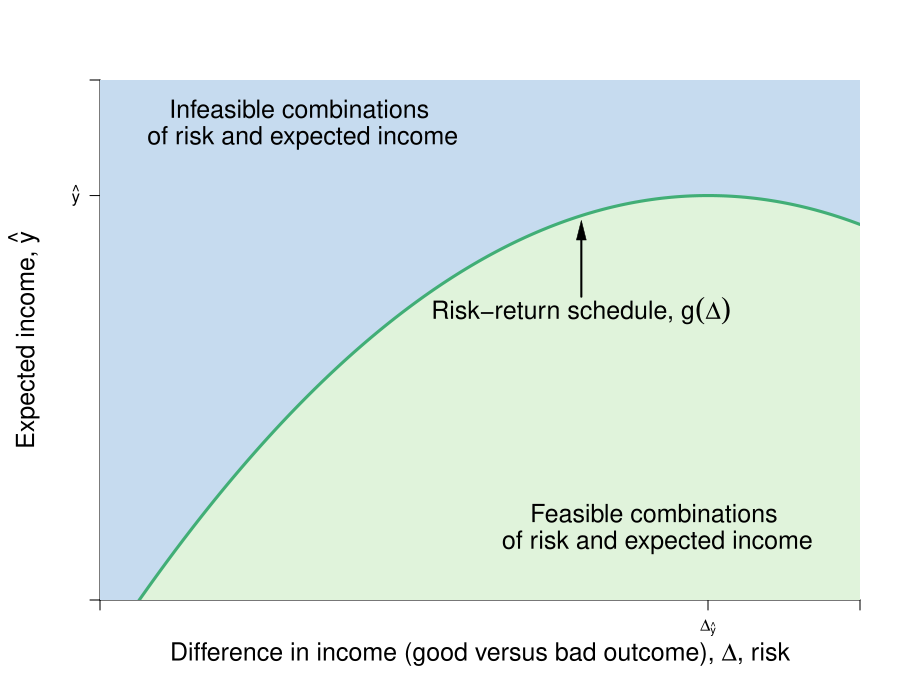

This chart was generated by the following R code:
require(ggplot2)
require(shape)
pdf(file = "risk/risk_return_shaded.pdf", width = 9, height = 7)

# Set parameters for graphics
axislabelsize <- 1.8
labelsize <- 1.5
namesize <- 1.8
annotatesize <- 1.5
graphlinewidth <- 2
segmentlinewidth <- 1.5

COL <- c("#7fc97f", "#beaed4", "#fdc086", "#ffff99", "#386cb0", "#f0027f", "#bf5b17", "#666666")
COLA <- c("#e0f3db", "#99d8c9","#66c2a4","#41ae76", "#238b45", "#005824")
COLB <- c("#c6dbef", "#4eb3d3", "#2b8cbe", "#0868ac","#084081")
COLC <- c("#fcfbfd", "#efedf5", "#dadaeb", "#bcbddc", "#9e9ac8", "#807dba", "#6a51a3", "#54278f", "#3f007d")
grays <- gray.colors(25, start = 1, end = 0)

par(mar =  c(5, 5, 0.5, 0.5))
xlims <- c(0, 15)
ylims <- c(0, 18)

riskreturn <- function(g, int1 = 14, int2 = 4, coeff = 1/3){
  int1 - (int2 - (coeff)*g)^2
}

indiffA <- function(g, intercept = 5.6, slope = 0.125){
  intercept  + slope*g^2
}


#Plot command 
plot(0, 0, xlim = xlims, ylim = ylims, 
     type = "n",
     xlab = expression(paste("")),
     ylab = expression(paste("")), 
     axes = FALSE,
     # xlab = expression(paste("Bob's Payoff, ", u^B)),
     # ylab = expression(paste("Alfredo's Payoff, ", u^A)),
     #xaxt = "n", 
     #yaxt = "n", 
     cex.lab = axislabelsize, 
     bty = "n", 
     xaxs = "i", 
     yaxs = "i"
)


ticksy <- c(0,  riskreturn(g = 12) ,ylims[2])
ylabels <- c(NA, expression(paste(hat(y) )), NA)
ticksx <- c(0,  12, xlims[2])
xlabels <- c(NA, expression(paste(Delta[hat(y)])), NA)

mtext(expression(paste("Difference in income (good versus bad outcome), ", Delta, ", risk")), side = 1, line = 2.5, cex = axislabelsize)
text(xlims[1] - 1.5, ylims[2] - 0.5*(ylims[2] - ylims[1]), expression(paste("Expected income, ", hat(y))), xpd = TRUE, cex = axislabelsize, srt = 90) 


#Draw the polygon for shading the utility areas
xpoly1 <- seq(from = xlims[1], to = xlims[2], length.out = 500)
ypoly1 <- riskreturn(xpoly1)
polygon(x = c(xlims[2], xlims[2], rev(xpoly1), 0),
        y = c(ylims[2], 0, rev(ypoly1), ylims[2]),
        col=COLB[1], density=NULL, border = NA)

xpoly2 <- seq(from = 3*(4 - sqrt(14)), to = xlims[2], length.out = 500)
ypoly2 <- riskreturn(xpoly2)
polygon(x = c(xpoly2[1], xlims[2], rev(xpoly2)),
        y = c(ylims[1], ylims[1], rev(ypoly2)),
        col=COLA[1], density=NULL, border = NA)


text(10, 10, expression(paste("Risk-return schedule, ", omega = f(Delta) )), cex = labelsize)
Arrows(10, 10.5, 10, 12.8, col = "black", lty = 1, lwd = 2, arr.type = "triangle", arr.lwd = 0.5)

text(11, 3, expression(paste("Feasible combinations ")), cex = labelsize)
text(11, 2, expression(paste("of risk and expected income")), cex = labelsize)

text(4, 17, expression(paste("Infeasible combinations ")), cex = labelsize)
text(4, 16, expression(paste("of risk and expected income")), cex = labelsize)

npts <- 500 
xx1 <- seq(xlims[1], xlims[2], length.out = npts)
lines(xx1, riskreturn(xx1), col = COLA[4], lwd = graphlinewidth, lty = 1)
#lines(xx1, indiffA(xx1, intercept = 5.6), col = COLB[4], lwd = graphlinewidth, lty = 1)


#Add points a, b, c and c
#points(5.6, 9.5, pch = 16, col = "black", cex = 1.5)

axis(1, at = ticksx, pos = 0, labels = xlabels, cex.axis = labelsize)
axis(2, at = ticksy, pos = 0, labels = ylabels, las = 1, cex.axis = labelsize)

dev.off()
